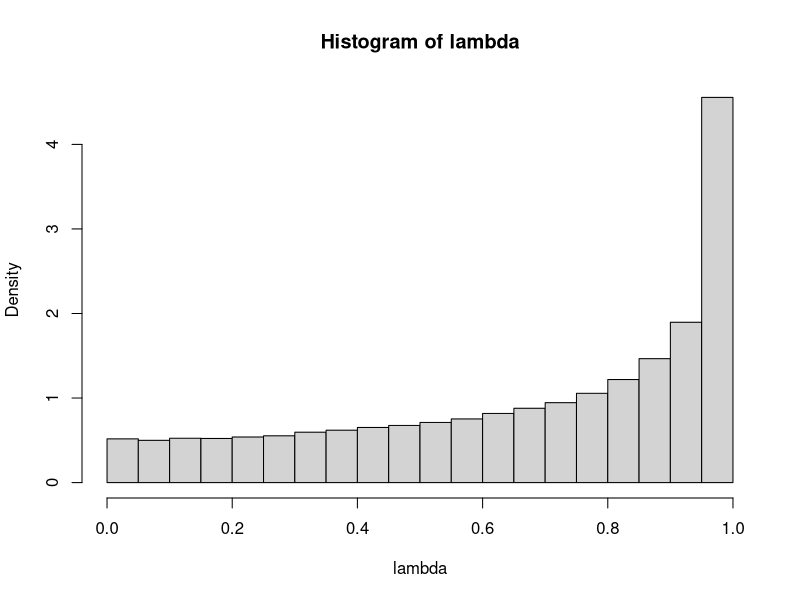
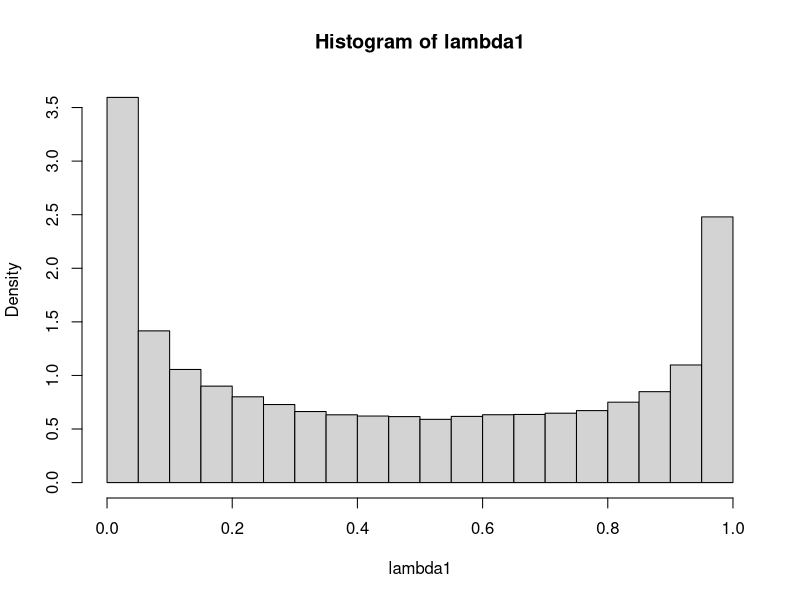
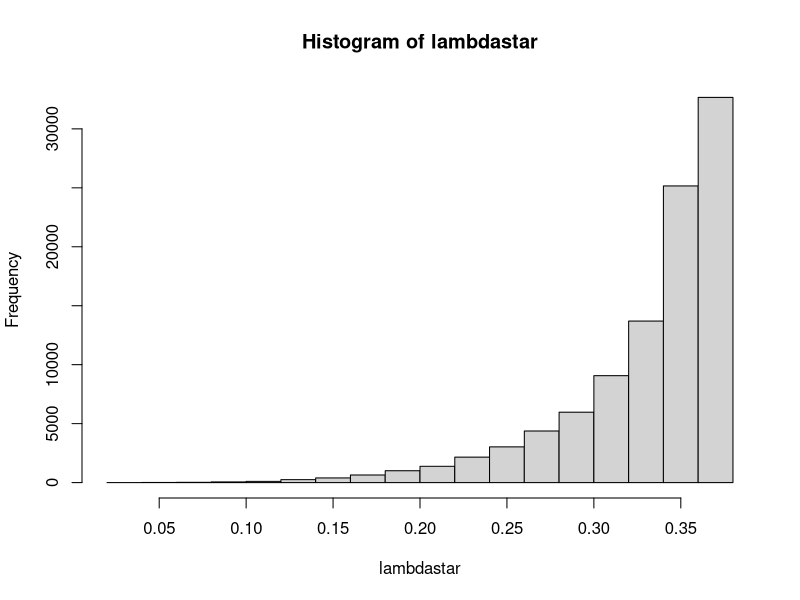
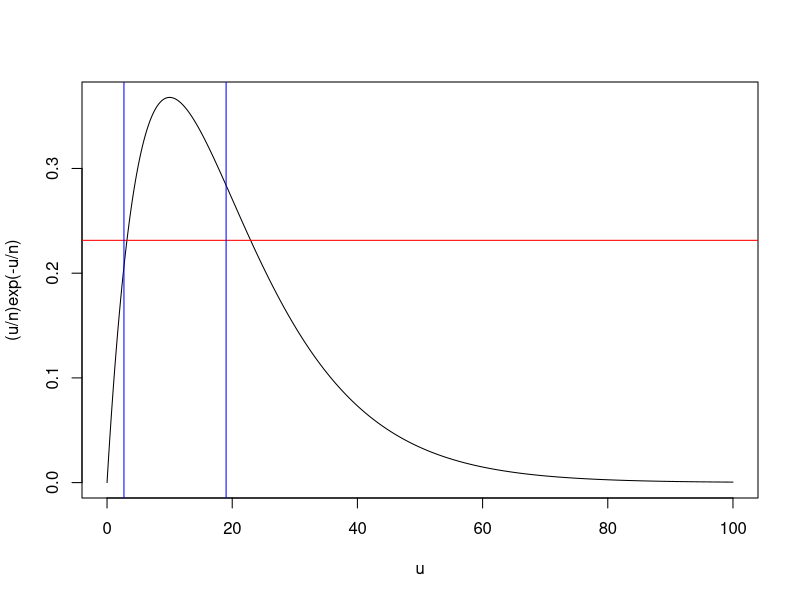

R code for these plots, in order:
# Sannsynlighetskvotetest for varians

# H0:
sigma0squared = 4; sigma0 = sqrt(sigma0squared)

# Fordeling av lambda under H0
lambda = c()
nsim = 100000
n = 10; mu = 0; sigma = sigma0
for(j in 1:nsim){
  x = rnorm(n, mu, sigma)
  sigmahatsquared = sum((x-mean(x))^2)/n
  
  lambda[j] = (sigmahatsquared / sigma0squared)^(n/2)*exp(-(n/2)*((sigmahatsquared / sigma0squared)-1))
}
hist(lambda, freq = FALSE, breaks = 20)

# kritisk verdi
kapprox = quantile(lambda, 0.05)
kapprox


# Fordeling av lambda under H1

lambda1 = c()
nsim = 100000
sigma = sqrt(8)
for(j in 1:nsim){
  x = rnorm(n, mu, sigma)
  sigmahatsquared = sum((x-mean(x))^2)/n
  
  lambda1[j] = (sigmahatsquared / sigma0squared)^(n/2)*exp(-(n/2)*((sigmahatsquared / sigma0squared)-1))
}
hist(lambda1, freq = FALSE, breaks = 20)

# teststyrke
sum(lambda1 < kapprox)/nsim








# Sannsynlighetskvotetest


# Hva skulle k*, a* og b* vært?

# Fordeling under H0
lambdastar = c()
nsim = 100000
n = 10; mu = 0; sigma = sqrt(4)
for(j in 1:nsim){
  x = rnorm(n, mu, sigma)
  sigmahatsquared = sum((x-mean(x))^2)/n
  s2 = var(x)
  u = (n-1)*s2/sigma0squared
  lambdastar[j] = (u/n)*exp(-u/n)
}
hist(lambdastar)
kstar = quantile(lambdastar, 0.05)
kstar

# kapprox^(2/n)*exp(-1)


uvec = seq(0,100,0.01)
fn_u = (uvec/n)*exp(-uvec/n)
plot(x = uvec, y = fn_u, type = "l", ylab = "(u/n)exp(-u/n)", xlab = "u")

abline(h = kstar, col = "red")
# sett på kritiske verdier fra kji-kvadrat
abline(v = qchisq(1-(0.05/2), n-1, lower.tail = FALSE), col = "blue") # ser at de ikke er helt "riktig"
abline(v = qchisq(0.05/2, n-1, lower.tail = FALSE), col = "blue")

